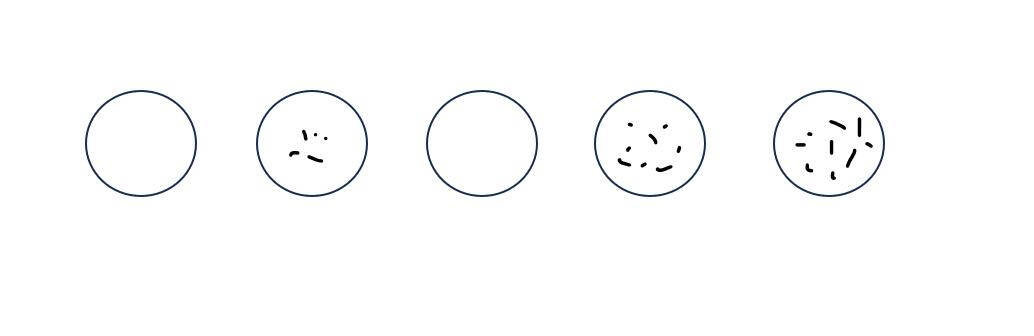
#> input picture core_detect_opencv/exp_1.jpg, 1034 x 336 px
$ python -i library.py   (imports and definitions only)
#> lines starting #> are read from the running program, lines starting #| are printed output that depends on the picture; after the words box and inside, x2 and y2 are one past the last pixel; in counts of white or black regions, pixels touching at a corner belong together
#> further down, picture is the input picture: shape (336, 1034, 3); mean B, G, R 252.4, 252.2, 252
import numpy as np
import matplotlib.pyplot as plt
from PyQt5.QtGui import QImage, QPixmap
from PyQt5.QtWidgets import QLabel
import cv2

# [39 lines left out: functions array_to_pixmap, cv2_to_pixmap, not called in this run]

def find_circle_blob(img):

    gray_image = cv2.cvtColor(img, cv2.COLOR_BGR2GRAY)

    clahe = cv2.createCLAHE(clipLimit=2.0, tileGridSize=(8, 8))
    enhanced_image = clahe.apply(gray_image)

    _, binary_image = cv2.threshold(gray_image, 120, 255, cv2.THRESH_BINARY)
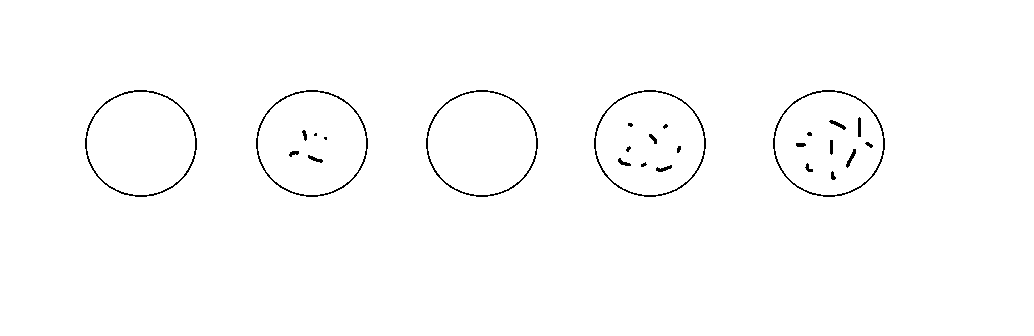
#> binary_image: shape (336, 1034); 98.9% white; black in thin lines or dots, all inside (x1, y1, x2, y2) = (85, 90, 885, 197)

    blurred_image = cv2.GaussianBlur(binary_image, (3, 3), 0)

    edges = cv2.Canny(blurred_image, 30, 80)
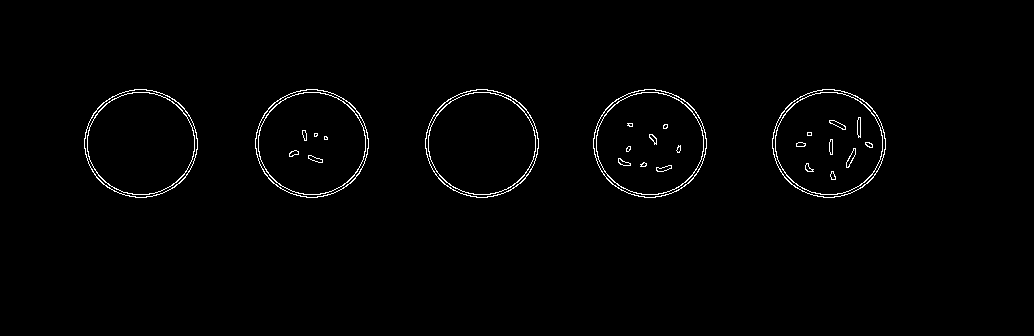
#> edges: shape (336, 1034); 1.2% white in thin lines or dots, all inside (x1, y1, x2, y2) = (84, 89, 886, 198)
    params = cv2.SimpleBlobDetector_Params()

    params.filterByColor = True
    params.blobColor = 255

    params.minThreshold = 10
    params.maxThreshold = 200

    params.filterByArea = True
    params.minArea = 5000
    params.maxArea = 15000

    params.filterByCircularity = True
    params.minCircularity = 0.1

    params.filterByInertia = True
    params.minInertiaRatio = 0.1

    params.filterByConvexity = True
    params.minConvexity = 0.87

    detector = cv2.SimpleBlobDetector_create(params)
    keypoints = detector.detect(enhanced_image)
#> keypoints = 5 keypoints; (x, y, size): (828, 143, 105.4), (311, 143, 105.4), (140, 143, 105.4), (649, 143, 105.4), (482, 143, 105.4)
    circle_info = []
    print(f"找到{len(keypoints)}个圆形")
#| 找到5个圆形

    for kp in keypoints:
        x, y = kp.pt
        x, y = int(x), int(y)
        radius = kp.size / 2
        radius = int(radius)

        circle_info.append((x, y, radius))
        circle_info.sort(key=lambda x:x[0])
#> this loop made 5 passes
#> (kp, x, y) on passes 1 to 5: (keypoint at (828.5, 143), size 105.4, 828, 143), (keypoint at (649.5, 143), size 105.4, 649, 142), (keypoint at (481.5, 143), size 105.4, 481, 142), (keypoint at (311.5, 143), size 105.4, 311, 142), (keypoint at (140.5, 143), size 105.4, 140, 143)
#> after the loop, circle_info = [(140, 143, 52), (311, 142, 52), (481, 142, 52), (649, 142, 52), (828, 143, 52)]

    return len(keypoints), circle_info


class CircleCropper:
    # [28 lines left out: functions __init__, crop_circle, show_cropped_image, not called in this run]


class Preprocessing:
    # [202 lines left out: functions color_binarize_image, extract_channel, adjust_brightness_contrast_gamma, kernel_init, erode_images, dilate_images and 8 more, not called in this run]

>>> import cv2
>>> picture = cv2.imread('exp_1.jpg')
>>> result = find_circle_blob(picture)
#> result = (5, [(140, 143, 52), (311, 142, 52), (481, 142, 52), (649, 142, 52), (828, 143, 52)])
